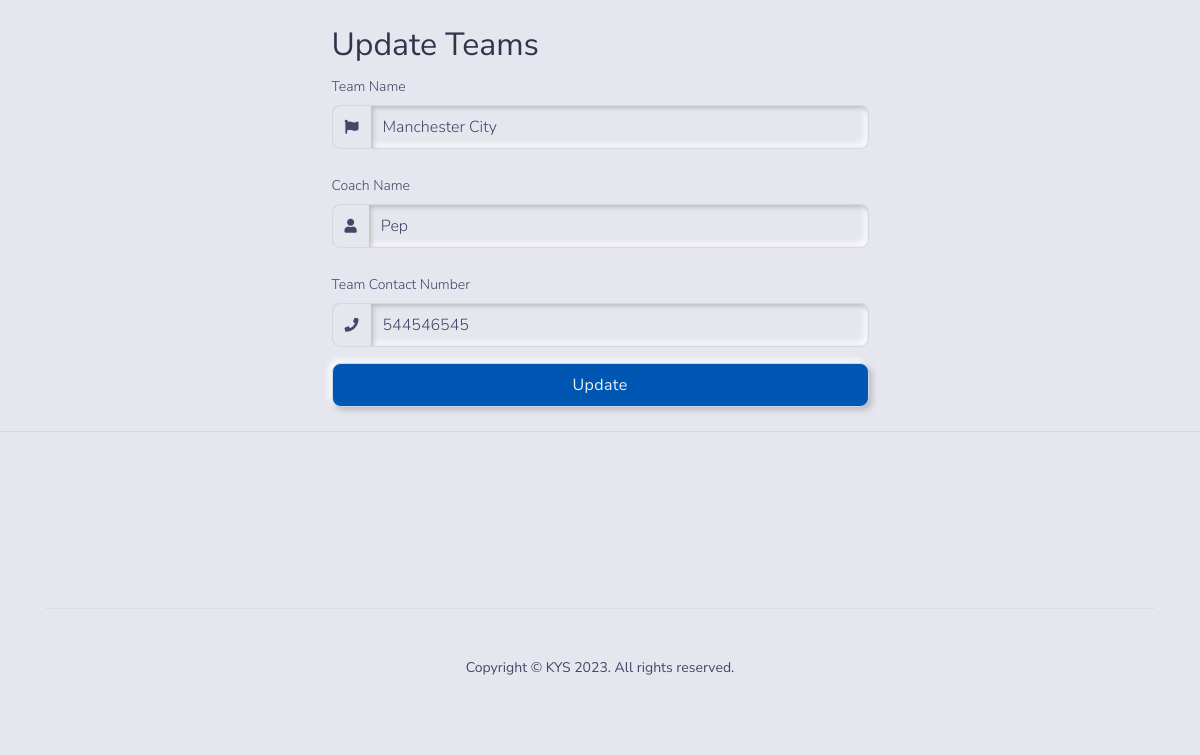
Screenshot of /admin/get_team_info/4 with the database file from the repository.
### tables this page shows
CREATE TABLE IF NOT EXISTS `teams` (
  `id` int(11) NOT NULL AUTO_INCREMENT,
  `team_name` varchar(55) NOT NULL,
  `coach_name` varchar(55) NOT NULL,
  `phone_number` varchar(15) NOT NULL,
  `coach_passport` varchar(255) NOT NULL,
  PRIMARY KEY (`id`)
);

### application/controllers/Admin.php (called while the page is built, shortened)
<?php
class Admin extends CI_Controller
{
    public function __construct()
    {
        $this->load->model("Auth_model");
        $this->load->model("Admin_model");
        $this->load->library('upload');
    }
    public function get_team_info()
    {
        $id = $this->uri->segment(3);
        $data['result'] = $this->Admin_model->get_team($id);
        $this->load->view('admin/team_info', $data);
    }
}

### index.php (called while the page is built, shortened)
<?php
require_once BASEPATH.'core/CodeIgniter.php';

### application/models/Admin_model.php (called while the page is built, shortened)
<?php
class Admin_model extends CI_Model
{
    public function get_team($id)
    {
        $this->db->where("id", $id);
        return $this->db->get('teams')->row();
    }
}

### application/views/admin/team_info.php (the view, shortened to what this page needs)
<!DOCTYPE html>
<html lang="en">
<body>
    <main>
        <div class="containter">
            <div class="row">
                <div class="col-md-3"></div>
                <div class="col-md-6">
                <div class="card-body">
            <h2> Update Teams</h2>
            <form action="<?php echo site_url("admin/update_team"); ?>" method="POST" enctype="multipart/form-data">
                <div class="form-group">
                    <label for="">Team Name</label>
                    <div class="input-group mb-4">
                        <div class="input-group-prepend"><span class="input-group-text"><span class="fas fa-flag"></span></span></div>
                        <input class="form-control" name="team_name" value="<?php echo $result->team_name; ?>" type="text">
                    </div>
                </div>
                <div class="form-group">
                    <div class="form-group">
                        <label for="">Coach Name</label>
                        <div class="input-group mb-4">
                            <div class="input-group-prepend"><span class="input-group-text"><span class="fas fa-user"></span></span>
                            </div><input class="form-control" name="coach_name" value="<?php echo $result->coach_name; ?>" type="text" required>
                        </div>
                    </div>
                    <div class="form-group">
                        <label for="">Team Contact Number</label>
                        <div class="input-group">
                            <div class="input-group-prepend"><span class="input-group-text"><span class="fas fa-phone"></span></span>
                            </div><input class="form-control" name="phone_number" value="<?php echo $result->phone_number; ?>" type="text" required>
                        </div>
                    </div>
                </div><input type="submit" class="btn btn-block btn-info" value="Update">
            </form>
        </div>
                </div>
                <div class="col-md-3"></div>
            </div>
        </div>
    </main>
</body>
</html>

### rows the page displays
teams: team_name "Manchester City", coach_name "Pep", phone_number "544546545"
